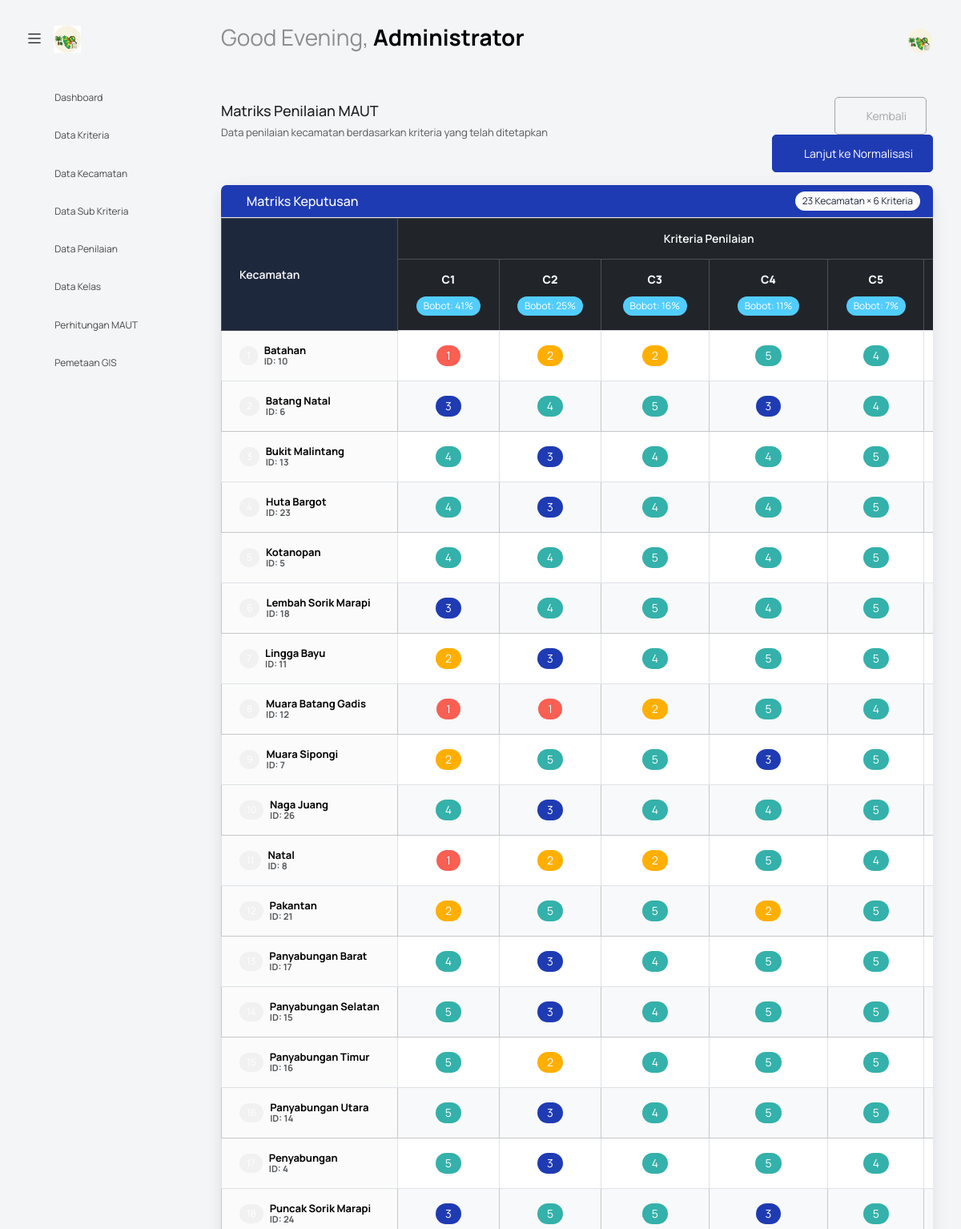
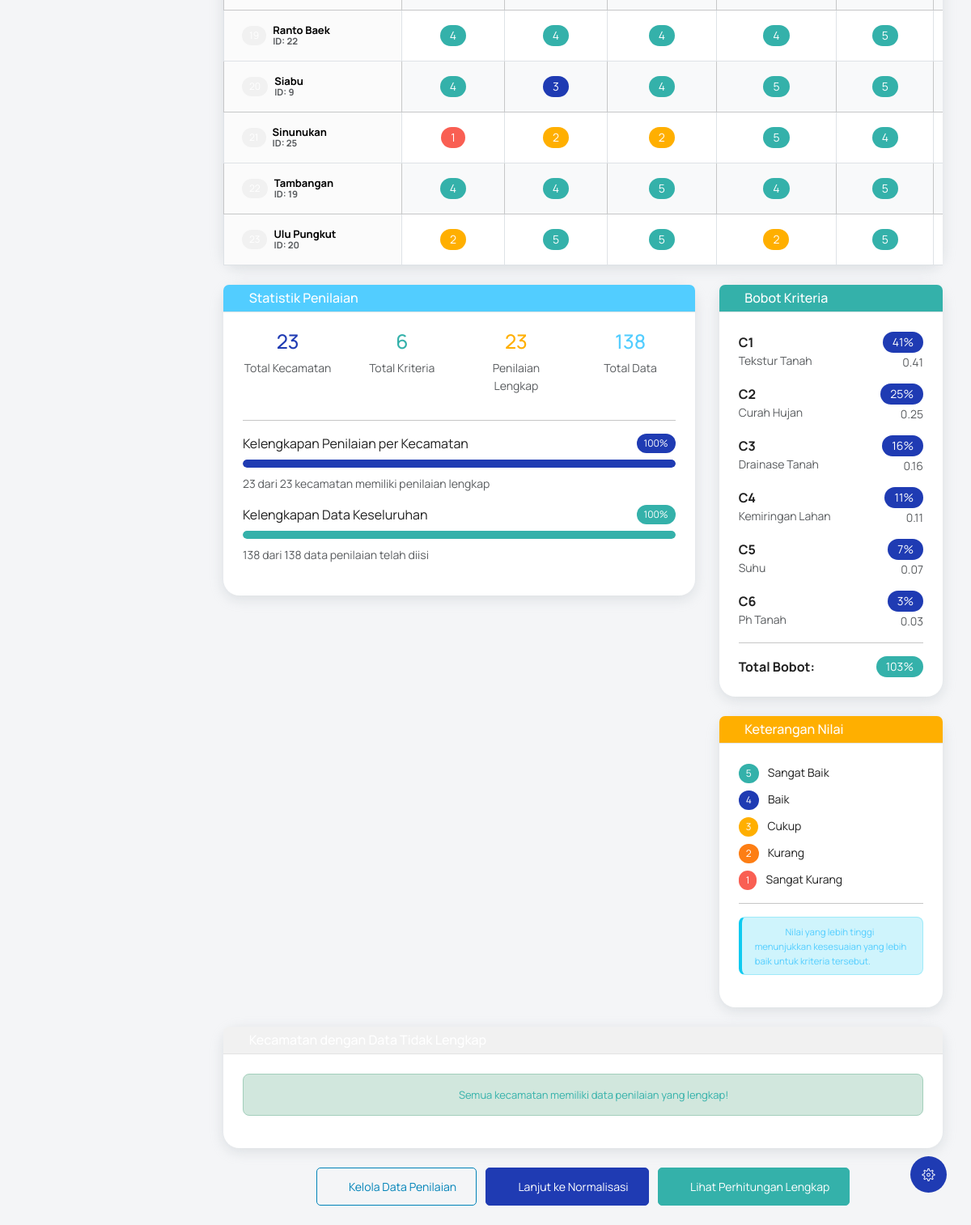
Page /index.php?controller=MAUT&action=matriksPenilaian (signed in) on the committed database (2 pictures, top to bottom).
### tables this page shows
CREATE TABLE `kriteria` (
  `id_kriteria` int NOT NULL,
  `nama_kriteria` varchar(100) NOT NULL,
  `bobot` float NOT NULL,
  `keterangan` varchar(255) DEFAULT NULL
);

CREATE TABLE `kecamatan` (
  `id_kecamatan` int NOT NULL,
  `nama_kecamatan` varchar(100) NOT NULL,
  `luas` float DEFAULT NULL COMMENT 'Luas area dalam km2',
  `keterangan` text
);

CREATE TABLE `nilai_kriteria` (
  `id_nilai` int NOT NULL,
  `id_kecamatan` int NOT NULL,
  `id_kriteria` int NOT NULL,
  `nilai` float NOT NULL
);

### views/maut/matriks_penilaian.php (the view, shortened to what the rows shown need)
<?php include('template/header.php'); ?>
<body class="with-welcome-text">
  <div class="container-scroller">
    <?php include 'template/navbar.php'; ?>
    <div class="container-fluid page-body-wrapper">
      <div class="main-panel">
        <div class="content-wrapper">
          <div class="row">
            <div class="col-12">
              <div class="card">
                <div class="card-body p-0">
                  <div class="table-responsive">
                    <table class="table table-bordered table-hover mb-0">
                      <thead class="table-dark">
                        <tr>
                          <th rowspan="2" class="align-middle sticky-left bg-dark text-white" style="min-width: 200px;">
                            Kecamatan
                          </th>
                          <th colspan="<?= count($data['kriteria']) ?>" class="text-center">
                            Kriteria Penilaian
                          </th>
                        </tr>
                        <tr>
                          <?php foreach ($data['kriteria'] as $kriteria): ?>
                            <th class="text-center" style="min-width: 120px;">
                              <div>
                                <strong><?= htmlspecialchars($kriteria['nama_kriteria']) ?></strong>
                                <br>
                                <small class="text-muted">
                                </small>
                                <br>
                                <span class="badge bg-info">
                                  Bobot: <?= round($kriteria['bobot'] * 100, 1) ?>%
                                </span>
                              </div>
                            </th>
                          <?php endforeach; ?>
                        </tr>
                      </thead>
                      <tbody>
                        <?php
                        $row_count = 0;
                        foreach ($data['kecamatan'] as $kecamatan):
                          $row_count++;
                          $row_class = ($row_count % 2 == 0) ? 'table-light' : '';
                        ?>
                          <tr class="<?= $row_class ?>">
                            <td class="fw-bold sticky-left bg-light">
                              <div class="d-flex align-items-center">
                                <span class="badge bg-secondary me-2"><?= $row_count ?></span>
                                <div>
                                  <div><?= htmlspecialchars($kecamatan['nama_kecamatan']) ?></div>
                                  <small class="text-muted">ID: <?= $kecamatan['id_kecamatan'] ?></small>
                                </div>
                              </div>
                            </td>
                            <?php foreach ($data['kriteria'] as $kriteria): ?>
                              <td class="text-center">
                                <?php if (isset($data['matrix'][$kecamatan['id_kecamatan']][$kriteria['id_kriteria']])):
                                  $nilai = $data['matrix'][$kecamatan['id_kecamatan']][$kriteria['id_kriteria']]['nilai'];
                                  $badge_class = '';
                                  if ($nilai >= 4) {
                                    $badge_class = 'bg-success';
                                  } elseif ($nilai >= 3) {
                                    $badge_class = 'bg-primary';
                                  } elseif ($nilai >= 2) {
                                    $badge_class = 'bg-warning';
                                  } else {
                                    $badge_class = 'bg-danger';
                                  }
                                ?>
                                  <span class="badge <?= $badge_class ?> fs-6"><?= $nilai ?></span>
                                <?php endif; ?>
                              </td>
                            <?php endforeach; ?>
                          </tr>
                        <?php endforeach; ?>
                      </tbody>
                    </table>
                  </div>
                </div>
              </div>
            </div>
          </div>
          <div class="row mt-4">
            <div class="col-lg-4">
              <div class="card">
                <div class="card-body">
                  <?php foreach ($data['kriteria'] as $kriteria): ?>
                    <div class="d-flex justify-content-between align-items-center mb-3">
                      <div>
                        <strong><?= htmlspecialchars($kriteria['nama_kriteria']) ?></strong>
                        <br>
                        <small class="text-muted"><?= htmlspecialchars($kriteria['keterangan']) ?></small>
                      </div>
                      <div class="text-end">
                        <span class="badge bg-primary fs-6">
                          <?= round($kriteria['bobot'] * 100, 1) ?>%
                        </span>
                        <br>
                        <small class="text-muted"><?= $kriteria['bobot'] ?></small>
                      </div>
                    </div>
                  <?php endforeach; ?>
                </div>
              </div>
            </div>
          </div>
        </div>
      </div>
    </div>
  </div>
</body>
</html>

### rows in the picture
kriteria: nama_kriteria "C1", $kriteria['bobot']*100 "41", keterangan "Tekstur Tanah", bobot "0.41"
kriteria: nama_kriteria "C2", $kriteria['bobot']*100 "25", keterangan "Curah Hujan", bobot "0.25"
kriteria: nama_kriteria "C3", $kriteria['bobot']*100 "16", keterangan "Drainase Tanah", bobot "0.16"
kriteria: nama_kriteria "C4", $kriteria['bobot']*100 "11", keterangan "Kemiringan Lahan", bobot "0.11"
kriteria: nama_kriteria "C5", $kriteria['bobot']*100 "7", keterangan "Suhu", bobot "0.07"
kecamatan: nama_kecamatan "Batahan", id_kecamatan "10", id_kecamatan.nilai "1", id_kecamatan.nilai "2", id_kecamatan.nilai "5", id_kecamatan.nilai "4"
kecamatan: nama_kecamatan "Batang Natal", id_kecamatan "6", id_kecamatan.nilai "3", id_kecamatan.nilai "4", id_kecamatan.nilai "5"
kecamatan: nama_kecamatan "Bukit Malintang", id_kecamatan "13", id_kecamatan.nilai "4", id_kecamatan.nilai "3", id_kecamatan.nilai "5"
kecamatan: nama_kecamatan "Huta Bargot", id_kecamatan "23", id_kecamatan.nilai "4", id_kecamatan.nilai "3", id_kecamatan.nilai "5"
kecamatan: nama_kecamatan "Kotanopan", id_kecamatan "5", id_kecamatan.nilai "4"
kecamatan: nama_kecamatan "Lembah Sorik Marapi", id_kecamatan "18", id_kecamatan.nilai "3", id_kecamatan.nilai "4", id_kecamatan.nilai "5"
kecamatan: nama_kecamatan "Lingga Bayu", id_kecamatan "11", id_kecamatan.nilai "2", id_kecamatan.nilai "3", id_kecamatan.nilai "4", id_kecamatan.nilai "5"
kecamatan: nama_kecamatan "Muara Batang Gadis", id_kecamatan "12", id_kecamatan.nilai "1", id_kecamatan.nilai "2", id_kecamatan.nilai "5", id_kecamatan.nilai "4"
kecamatan: nama_kecamatan "Muara Sipongi", id_kecamatan "7", id_kecamatan.nilai "2", id_kecamatan.nilai "5", id_kecamatan.nilai "3"
kecamatan: nama_kecamatan "Naga Juang", id_kecamatan "26", id_kecamatan.nilai "4", id_kecamatan.nilai "3", id_kecamatan.nilai "5"
kecamatan: nama_kecamatan "Natal", id_kecamatan "8", id_kecamatan.nilai "1", id_kecamatan.nilai "2", id_kecamatan.nilai "5", id_kecamatan.nilai "4"
kecamatan: nama_kecamatan "Pakantan", id_kecamatan "21", id_kecamatan.nilai "2", id_kecamatan.nilai "5"
kecamatan: nama_kecamatan "Panyabungan Barat", id_kecamatan "17", id_kecamatan.nilai "4", id_kecamatan.nilai "3", id_kecamatan.nilai "5"
kecamatan: nama_kecamatan "Panyabungan Selatan", id_kecamatan "15", id_kecamatan.nilai "5", id_kecamatan.nilai "3", id_kecamatan.nilai "4"
kecamatan: nama_kecamatan "Panyabungan Timur", id_kecamatan "16", id_kecamatan.nilai "5", id_kecamatan.nilai "2", id_kecamatan.nilai "4"
kecamatan: nama_kecamatan "Panyabungan Utara", id_kecamatan "14", id_kecamatan.nilai "5", id_kecamatan.nilai "3", id_kecamatan.nilai "4"
kecamatan: nama_kecamatan "Penyabungan", id_kecamatan "4", id_kecamatan.nilai "5", id_kecamatan.nilai "3"
kecamatan: nama_kecamatan "Puncak Sorik Marapi", id_kecamatan "24", id_kecamatan.nilai "3", id_kecamatan.nilai "5"
kecamatan: nama_kecamatan "Ranto Baek", id_kecamatan "22", id_kecamatan.nilai "4", id_kecamatan.nilai "5"
kecamatan: nama_kecamatan "Siabu", id_kecamatan "9", id_kecamatan.nilai "4", id_kecamatan.nilai "3", id_kecamatan.nilai "5"
kecamatan: nama_kecamatan "Sinunukan", id_kecamatan "25", id_kecamatan.nilai "1", id_kecamatan.nilai "2", id_kecamatan.nilai "5", id_kecamatan.nilai "4"
kecamatan: nama_kecamatan "Tambangan", id_kecamatan "19", id_kecamatan.nilai "4", id_kecamatan.nilai "5"
kecamatan: nama_kecamatan "Ulu Pungkut", id_kecamatan "20", id_kecamatan.nilai "2", id_kecamatan.nilai "5"
kriteria: nama_kriteria "C6", keterangan "Ph Tanah", $kriteria['bobot']*100 "3", bobot "0.03"

### other values in the picture
$greeting "Good Evening"
$_SESSION['nama_lengkap'] "Administrator"
count($data['kecamatan']) "23"
count($data['kriteria']) "6"
$total_kecamatan "23"
$total_kriteria "6"
$penilaian_lengkap "23"
$total_penilaian "138"
$persentase_lengkap "100"
$persentase_data "100"
$max_penilaian "138"
array_sum(array_column($data['kriteria'], 'bobot')) * 100 "103"
